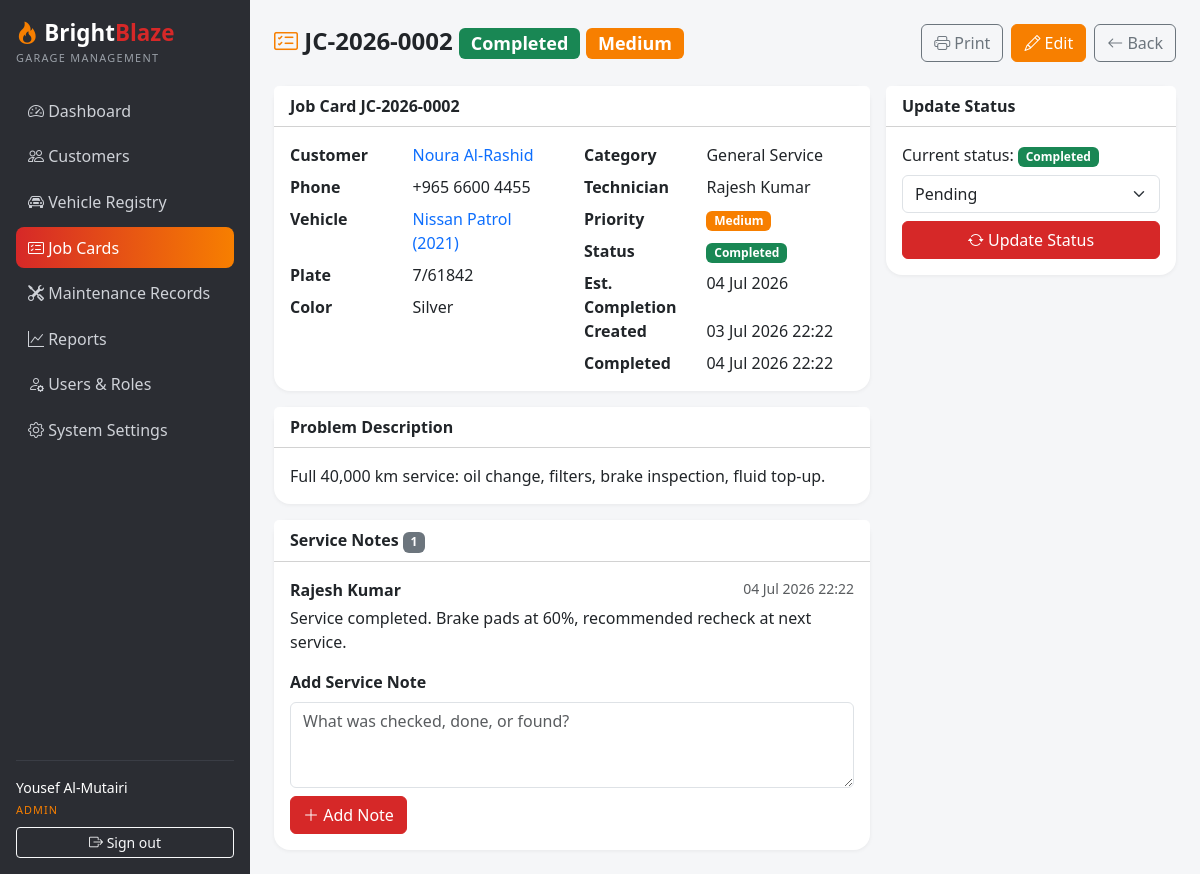
/job_cards/view.php?id=2 (signed in), run on the app's committed database.
### tables this page shows
CREATE TABLE `job_cards` (
  `id` INT UNSIGNED NOT NULL AUTO_INCREMENT,
  `job_number` VARCHAR(20) NOT NULL,
  `customer_id` INT UNSIGNED NOT NULL,
  `vehicle_id` INT UNSIGNED NOT NULL,
  `service_category` VARCHAR(60) NOT NULL,
  `technician_id` INT UNSIGNED DEFAULT NULL,
  `priority` ENUM('Low','Medium','High') NOT NULL DEFAULT 'Medium',
  `status` ENUM('Pending','Assigned','In Progress','Completed','Cancelled') NOT NULL DEFAULT 'Pending',
  `problem_description` TEXT NOT NULL,
  `estimated_completion` DATE DEFAULT NULL,
  `created_at` TIMESTAMP NOT NULL DEFAULT CURRENT_TIMESTAMP,
  `completed_at` DATETIME DEFAULT NULL,
  `updated_at` TIMESTAMP NOT NULL DEFAULT CURRENT_TIMESTAMP ON UPDATE CURRENT_TIMESTAMP,
  PRIMARY KEY (`id`),
  UNIQUE KEY `uq_job_cards_number` (`job_number`),
  KEY `idx_job_cards_status` (`status`),
  KEY `idx_job_cards_priority` (`priority`),
  KEY `idx_job_cards_customer` (`customer_id`),
  KEY `idx_job_cards_vehicle` (`vehicle_id`),
  KEY `idx_job_cards_technician` (`technician_id`),
  CONSTRAINT `fk_job_cards_customer` FOREIGN KEY (`customer_id`) REFERENCES `customers` (`id`) ON DELETE CASCADE,
  CONSTRAINT `fk_job_cards_vehicle` FOREIGN KEY (`vehicle_id`) REFERENCES `vehicles` (`id`) ON DELETE CASCADE,
  CONSTRAINT `fk_job_cards_technician` FOREIGN KEY (`technician_id`) REFERENCES `users` (`id`) ON DELETE SET NULL
);

CREATE TABLE `customers` (
  `id` INT UNSIGNED NOT NULL AUTO_INCREMENT,
  `name` VARCHAR(120) NOT NULL,
  `phone` VARCHAR(20) NOT NULL,
  `email` VARCHAR(120) DEFAULT NULL,
  `address` VARCHAR(255) DEFAULT NULL,
  `created_at` TIMESTAMP NOT NULL DEFAULT CURRENT_TIMESTAMP,
  `updated_at` TIMESTAMP NOT NULL DEFAULT CURRENT_TIMESTAMP ON UPDATE CURRENT_TIMESTAMP,
  PRIMARY KEY (`id`),
  KEY `idx_customers_name` (`name`),
  KEY `idx_customers_phone` (`phone`)
);

CREATE TABLE `vehicles` (
  `id` INT UNSIGNED NOT NULL AUTO_INCREMENT,
  `customer_id` INT UNSIGNED NOT NULL,
  `plate_number` VARCHAR(20) NOT NULL,
  `make` VARCHAR(60) NOT NULL,
  `model` VARCHAR(60) NOT NULL,
  `year` SMALLINT UNSIGNED DEFAULT NULL,
  `color` VARCHAR(40) DEFAULT NULL,
  `vin` VARCHAR(30) DEFAULT NULL,
  `created_at` TIMESTAMP NOT NULL DEFAULT CURRENT_TIMESTAMP,
  `updated_at` TIMESTAMP NOT NULL DEFAULT CURRENT_TIMESTAMP ON UPDATE CURRENT_TIMESTAMP,
  PRIMARY KEY (`id`),
  UNIQUE KEY `uq_vehicles_plate` (`plate_number`),
  UNIQUE KEY `uq_vehicles_vin` (`vin`),
  KEY `idx_vehicles_customer` (`customer_id`),
  CONSTRAINT `fk_vehicles_customer` FOREIGN KEY (`customer_id`) REFERENCES `customers` (`id`) ON DELETE CASCADE
);

CREATE TABLE `users` (
  `id` INT UNSIGNED NOT NULL AUTO_INCREMENT,
  `username` VARCHAR(80) NOT NULL,
  `full_name` VARCHAR(120) NOT NULL,
  `email` VARCHAR(120) DEFAULT NULL,
  `phone` VARCHAR(20) DEFAULT NULL,
  `password_hash` VARCHAR(255) NOT NULL,
  `role_id` INT UNSIGNED NOT NULL,
  `is_active` TINYINT(1) NOT NULL DEFAULT 1,
  `created_at` TIMESTAMP NOT NULL DEFAULT CURRENT_TIMESTAMP,
  `updated_at` TIMESTAMP NOT NULL DEFAULT CURRENT_TIMESTAMP ON UPDATE CURRENT_TIMESTAMP,
  PRIMARY KEY (`id`),
  UNIQUE KEY `uq_users_username` (`username`),
  KEY `idx_users_role` (`role_id`),
  CONSTRAINT `fk_users_role` FOREIGN KEY (`role_id`) REFERENCES `roles` (`id`)
);

CREATE TABLE `service_notes` (
  `id` INT UNSIGNED NOT NULL AUTO_INCREMENT,
  `job_card_id` INT UNSIGNED NOT NULL,
  `user_id` INT UNSIGNED DEFAULT NULL,
  `note` TEXT NOT NULL,
  `created_at` TIMESTAMP NOT NULL DEFAULT CURRENT_TIMESTAMP,
  PRIMARY KEY (`id`),
  KEY `idx_service_notes_job` (`job_card_id`),
  KEY `idx_service_notes_user` (`user_id`),
  CONSTRAINT `fk_service_notes_job` FOREIGN KEY (`job_card_id`) REFERENCES `job_cards` (`id`) ON DELETE CASCADE,
  CONSTRAINT `fk_service_notes_user` FOREIGN KEY (`user_id`) REFERENCES `users` (`id`) ON DELETE SET NULL
);

### config/database.php (called while the page is built, shortened)
<?php
function db(): PDO
{
    static $pdo = null;
    if ($pdo === null) {
        $dsn = 'mysql:host=' . DB_HOST . ';dbname=' . DB_NAME . ';charset=utf8mb4';
        try {
            $pdo = new PDO($dsn, DB_USER, DB_PASS, [
                PDO::ATTR_ERRMODE            => PDO::ERRMODE_EXCEPTION,
                PDO::ATTR_DEFAULT_FETCH_MODE => PDO::FETCH_ASSOC,
                PDO::ATTR_EMULATE_PREPARES   => false,
            ]);
        } catch (PDOException $e) {
            http_response_code(500);
            die('Database connection failed. Check config/database.php and make sure MySQL is running and the brightblaze_garage database is imported.');
        }
    }
    return $pdo;
}

### includes/job_helpers.php (called while the page is built, shortened)
<?php
function get_job(int $id): ?array
{
    $stmt = db()->prepare(
        'SELECT jc.*, c.name AS customer_name, c.phone AS customer_phone,
                v.plate_number, v.make, v.model, v.year AS vehicle_year, v.color AS vehicle_color,
                u.full_name AS technician_name
         FROM job_cards jc
         JOIN customers c ON c.id = jc.customer_id
         JOIN vehicles v ON v.id = jc.vehicle_id
         LEFT JOIN users u ON u.id = jc.technician_id
         WHERE jc.id = ?'
    );
    $stmt->execute([$id]);
    $job = $stmt->fetch();
    return $job ?: null;
}

### includes/session.php (called while the page is built, shortened)
<?php
require_once __DIR__ . '/functions.php';
function current_role(): string
{
    return $_SESSION['role'] ?? '';
}
function is_admin(): bool
{
    return current_role() === 'admin';
}

### config/config.php (called while the page is built, shortened)
<?php
require_once __DIR__ . '/database.php';
function base_url(string $path = ''): string
{
    return BASE_URL . ltrim($path, '/');
}

### job_cards/view.php (the view, shortened to what this page needs)
<?php
require_once __DIR__ . '/../config/config.php';
require_once __DIR__ . '/../includes/session.php';
require_once __DIR__ . '/../includes/job_helpers.php';
$id = (int) ($_GET['id'] ?? 0);
$job = get_job($id);
$stmt = db()->prepare(
    'SELECT sn.*, u.full_name AS author_name
     FROM service_notes sn
     LEFT JOIN users u ON u.id = sn.user_id
     WHERE sn.job_card_id = ?
     ORDER BY sn.created_at DESC'
);
$stmt->execute([$id]);
$notes = $stmt->fetchAll();
$noteCount = count($notes);
if (is_admin()) {
    $allowedStatuses = array_values(array_diff(JOB_STATUSES, [$job['status']]));
} else {
    $allowedStatuses = TECH_STATUS_TRANSITIONS[$job['status']] ?? [];
}
$canAddNote = is_admin() || $job['status'] !== 'Cancelled';
include __DIR__ . '/../includes/header.php';
?>
<div class="d-flex justify-content-between align-items-center flex-wrap gap-2 mb-4 no-print">
  <h4 class="fw-bold mb-0">
    <i class="bi bi-card-checklist bb-text-orange"></i> <?= e($job['job_number']) ?>
    <?= status_badge($job['status']) ?> <?= priority_badge($job['priority']) ?>
  </h4>
  <div class="d-flex gap-2 flex-wrap">
    <button class="btn btn-outline-secondary" type="button" onclick="window.print()"><i class="bi bi-printer"></i> Print</button>
    <?php if (is_admin()): ?>
      <a class="btn btn-bb-orange" href="<?= base_url('job_cards/form.php?id=' . $id) ?>"><i class="bi bi-pencil"></i> Edit</a>
    <?php endif; ?>
    <a class="btn btn-outline-secondary" href="<?= base_url('job_cards/index.php') ?>"><i class="bi bi-arrow-left"></i> Back</a>
  </div>
</div>
<div class="row g-3">
  <div class="col-lg-8">
    <div class="card mb-3">
      <div class="card-header bg-white fw-bold">Job Card <?= e($job['job_number']) ?></div>
      <div class="card-body">
        <div class="row">
          <div class="col-md-6">
            <dl class="row mb-0">
              <dt class="col-5">Customer</dt>
              <dd class="col-7">
                <?php if (is_admin()): ?>
                  <a class="text-decoration-none" href="<?= base_url('customers/view.php?id=' . (int) $job['customer_id']) ?>"><?= e($job['customer_name']) ?></a>
                <?php else: ?>
                  <?= e($job['customer_name']) ?>
                <?php endif; ?>
              </dd>
              <dt class="col-5">Phone</dt><dd class="col-7"><?= e($job['customer_phone']) ?></dd>
              <dt class="col-5">Vehicle</dt>
              <dd class="col-7">
                <?php $vehicleLabel = $job['make'] . ' ' . $job['model'] . ($job['vehicle_year'] ? ' (' . $job['vehicle_year'] . ')' : ''); ?>
                <?php if (is_admin()): ?>
                  <a class="text-decoration-none" href="<?= base_url('vehicles/view.php?id=' . (int) $job['vehicle_id']) ?>"><?= e($vehicleLabel) ?></a>
                <?php else: ?>
                  <?= e($vehicleLabel) ?>
                <?php endif; ?>
              </dd>
              <dt class="col-5">Plate</dt><dd class="col-7"><?= e($job['plate_number']) ?></dd>
              <dt class="col-5">Color</dt><dd class="col-7 mb-0"><?= e($job['vehicle_color'] ?? '') ?: '—' ?></dd>
            </dl>
          </div>
          <div class="col-md-6">
            <dl class="row mb-0">
              <dt class="col-5">Category</dt><dd class="col-7"><?= e($job['service_category']) ?></dd>
              <dt class="col-5">Technician</dt><dd class="col-7"><?= e($job['technician_name'] ?? 'Unassigned') ?></dd>
              <dt class="col-5">Priority</dt><dd class="col-7"><?= priority_badge($job['priority']) ?></dd>
              <dt class="col-5">Status</dt><dd class="col-7"><?= status_badge($job['status']) ?></dd>
              <dt class="col-5">Est. Completion</dt><dd class="col-7"><?= format_date($job['estimated_completion']) ?></dd>
              <dt class="col-5">Created</dt><dd class="col-7"><?= format_date($job['created_at'], 'd M Y H:i') ?></dd>
              <dt class="col-5">Completed</dt><dd class="col-7 mb-0"><?= $job['completed_at'] ? format_date($job['completed_at'], 'd M Y H:i') : '—' ?></dd>
            </dl>
          </div>
        </div>
      </div>
    </div>
    <div class="card mb-3">
      <div class="card-header bg-white fw-bold">Problem Description</div>
      <div class="card-body"><p class="mb-0" style="white-space: pre-line;"><?= e($job['problem_description']) ?></p></div>
    </div>
    <div class="card">
      <div class="card-header bg-white fw-bold">Service Notes <span class="badge text-bg-secondary"><?= $noteCount ?></span></div>
      <div class="card-body">
        <?php if (!$notes): ?>
          <p class="text-muted">No service notes yet. At least one note is required before this job can be completed.</p>
        <?php else: ?>
          <?php foreach ($notes as $i => $note): ?>
            <div>
              <div class="d-flex justify-content-between flex-wrap">
                <strong><?= e($note['author_name'] ?? 'Former staff member') ?></strong>
                <span class="text-muted small"><?= format_date($note['created_at'], 'd M Y H:i') ?></span>
              </div>
              <p class="mb-0 mt-1" style="white-space: pre-line;"><?= e($note['note']) ?></p>
            </div>
          <?php endforeach; ?>
        <?php endif; ?>
        <?php if ($canAddNote): ?>
          <form class="mt-3 no-print" method="post" action="<?= base_url('job_cards/note.php') ?>">
            <label class="form-label fw-semibold" for="note">Add Service Note</label>
            <textarea class="form-control" id="note" name="note" rows="3" required placeholder="What was checked, done, or found?"></textarea>
            <button class="btn btn-bb mt-2" type="submit"><i class="bi bi-plus-lg"></i> Add Note</button>
          </form>
        <?php else: ?>
          <div class="alert alert-light border small mt-3 mb-0 no-print"><i class="bi bi-info-circle"></i> This job card is cancelled and can no longer be updated.</div>
        <?php endif; ?>
      </div>
    </div>
  </div>
  <div class="col-lg-4 no-print">
    <div class="card">
      <div class="card-header bg-white fw-bold">Update Status</div>
      <div class="card-body">
        <p class="mb-2">Current status: <?= status_badge($job['status']) ?></p>
        <?php if ($allowedStatuses): ?>
          <form method="post" action="<?= base_url('job_cards/status.php') ?>">
            <select class="form-select mb-2" name="status" required>
              <?php foreach ($allowedStatuses as $s): ?>
                <option value="<?= e($s) ?>"><?= e($s) ?></option>
              <?php endforeach; ?>
            </select>
            <button class="btn btn-bb w-100" type="submit"><i class="bi bi-arrow-repeat"></i> Update Status</button>
          </form>
        <?php else: ?>
          <p class="text-muted small mb-0">No status changes are available for this job card.</p>
        <?php endif; ?>
      </div>
    </div>
  </div>
</div>
<?php include __DIR__ . '/../includes/footer.php'; ?>

### includes/functions.php (shortened to what this page needs)
<?php
function e(?string $value): string
{
    return htmlspecialchars((string) $value, ENT_QUOTES, 'UTF-8');
}
function status_badge(string $status): string
{
    $slug = strtolower(str_replace(' ', '-', $status));
    return '<span class="badge bb-status-' . e($slug) . '">' . e($status) . '</span>';
}
function priority_badge(string $priority): string
{
    $slug = strtolower($priority);
    return '<span class="badge bb-priority-' . e($slug) . '">' . e($priority) . '</span>';
}
function format_date(?string $value, string $format = 'd M Y'): string
{
    return date($format, strtotime($value));
}

### assets/css/style.css (style rules this page uses)
:root { --bb-red: #d62828; --bb-orange: #f77f00; --bb-dark: #2b2d33; --bb-darker: #212226; }
body { background: #f5f6f8; }
.card { border: 0; border-radius: 1rem; box-shadow: 0 1px 4px rgba(0, 0, 0, 0.06); }
.bb-text-orange { color: var(--bb-orange); }
.btn-bb { background: var(--bb-red); border-color: var(--bb-red); color: #fff; }
.btn-bb-orange { background: var(--bb-orange); border-color: var(--bb-orange); color: #fff; }
.badge.bb-status-completed { background: #198754; }
.badge.bb-priority-medium { background: var(--bb-orange); }

### data on the page
job_cards: job_number "JC-2026-0002", status "Completed Completed Completed", priority "Medium Medium", customer.name "Noura Al-Rashid", customer.phone "+965 6600 4455", vehicle.year "Nissan Patrol (2021)", vehicle.plate_number "7/61842", vehicle.color "Silver", service_category "General Service", technician.full_name "Rajesh Kumar", estimated_completion "04 Jul 2026", created_at "03 Jul 2026 22:22", completed_at "04 Jul 2026 22:22", problem_description "Full 40,000 km service: oil change, filters, brake inspection, fluid top-up.", status "Pending"
service_notes: user.full_name "Rajesh Kumar", created_at "04 Jul 2026 22:22", note "Service completed. Brake pads at 60%, recommended recheck at next service."

### other printed values
$label "Dashboard Customers Vehicle Registry Job Cards Maintenance Records Reports Users & Roles System Settings"
current_user_name() "Yousef Al-Mutairi"
current_role() "ADMIN"
$noteCount "1"
